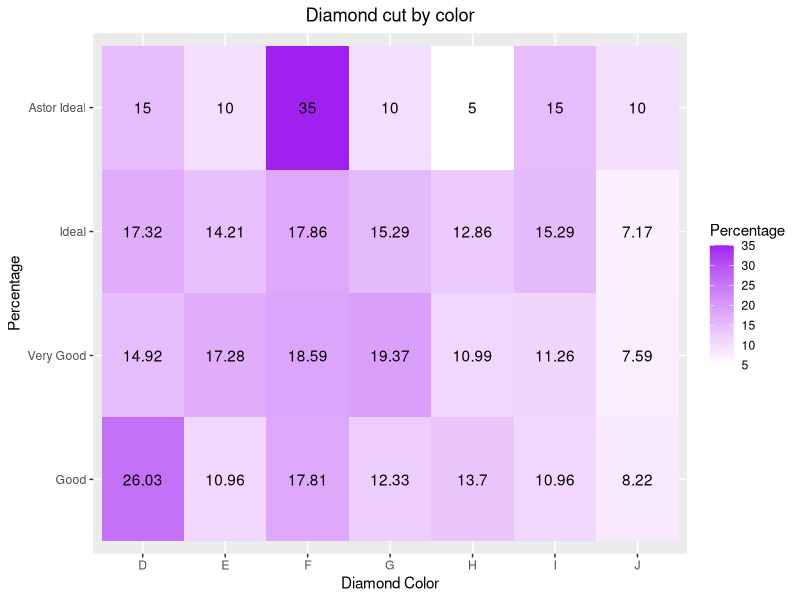
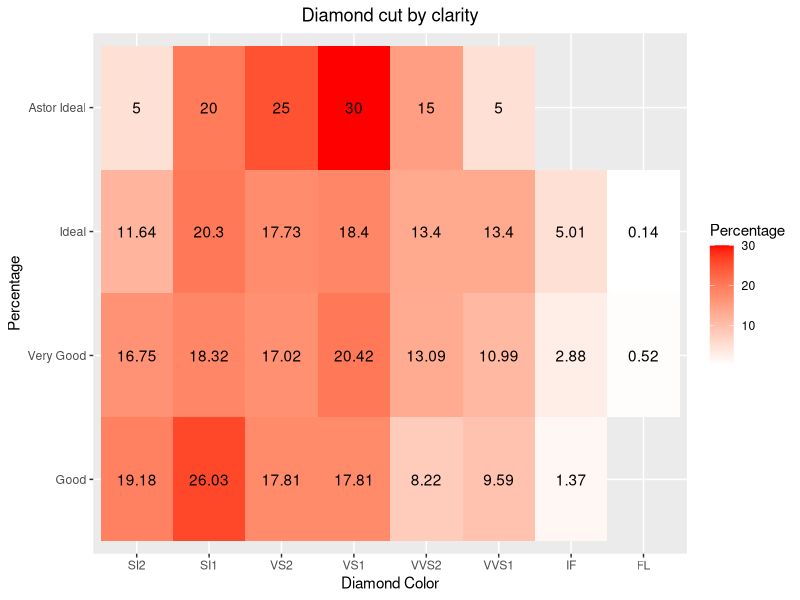

Reproduce these figures in R, in order.
# Bring in Tidyverse package
library(tidyverse)
# Read in data
Diamonds<-read.csv("diamonds4.csv", header=TRUE)

# I ordered the factors that weren't already in alphabetical order.
Diamonds<-Diamonds%>%
  mutate(cut=cut%>%
           fct_relevel(c("Good","Very Good","Ideal","Astor Ideal")))%>%
  mutate(clarity=clarity%>%
           fct_relevel(c("SI2","SI1","VS2","VS1","VVS2","VVS1","IF","FL")))

# Dataframe (If you use this method and encounter any errors, you can try ungroup() at the end. The mapping
# results seem to be the same.)
cut_color<-Diamonds%>%
  count(cut,color)%>%
  group_by(cut)%>%
  mutate(Percentage= round(n/sum(n)*100,2))

cut_clarity<-Diamonds%>%
  count(cut,clarity)%>%
  group_by(cut)%>%
  mutate(Percentage= round(n/sum(n)*100,2))

# Heat  maps.
ggplot(cut_color,aes(x=color,y=cut,fill=Percentage))+
  geom_tile()+
  scale_fill_gradient(low="white",high="purple")+
  geom_text(aes(label=Percentage))+
  theme(plot.title = element_text(hjust=0.5))+
  labs(x="Diamond Color",y="Percentage",
       title="Diamond cut by color")

ggplot(cut_clarity,aes(x=clarity,y=cut,fill=Percentage))+
  geom_tile()+
  scale_fill_gradient(low="white",high="red")+
  geom_text(aes(label=Percentage))+
  theme(plot.title = element_text(hjust=0.5))+
  labs(x="Diamond Color",y="Percentage",
       title="Diamond cut by clarity")